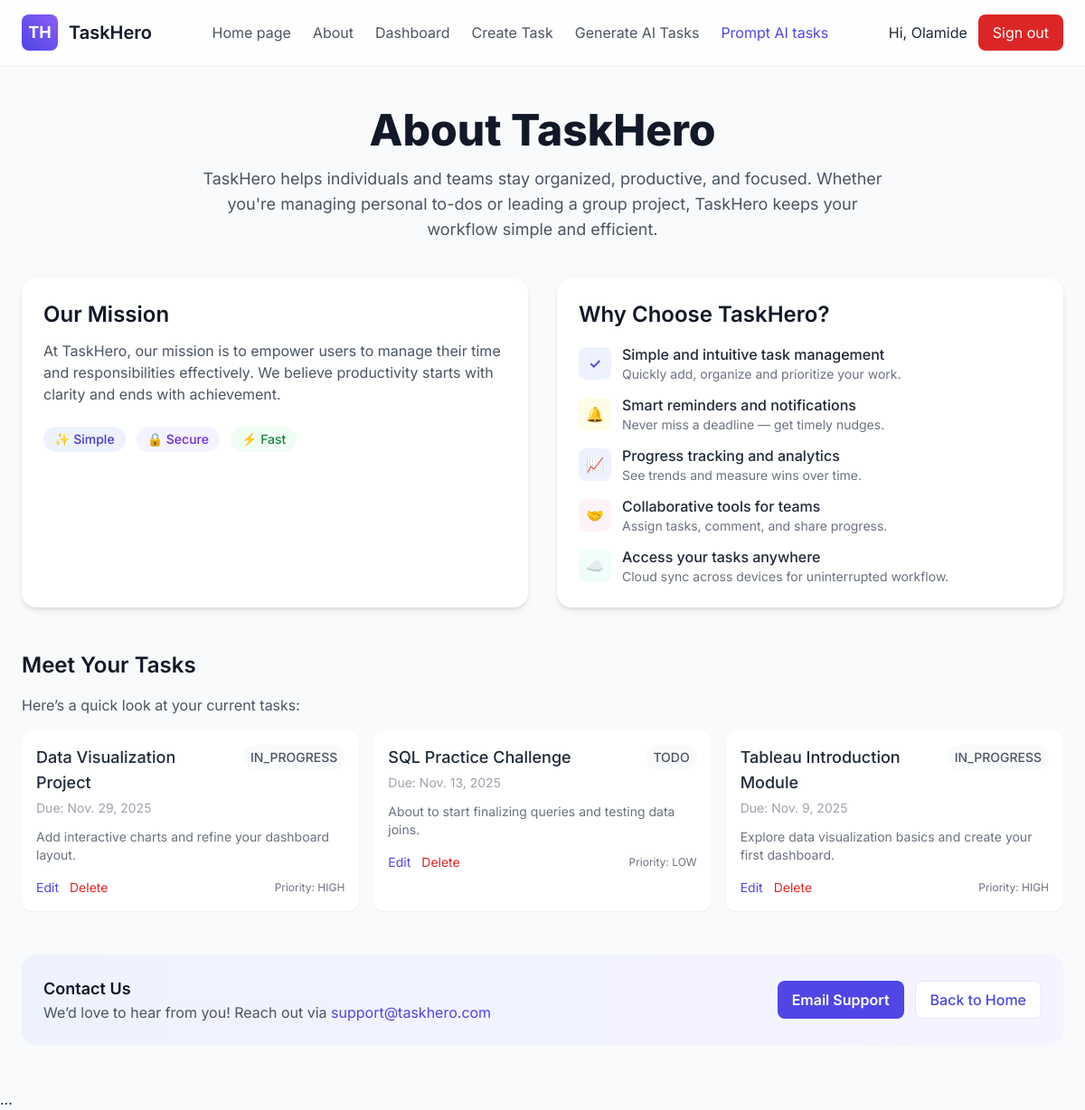
The page /about/ (signed in) on the database its author committed.
### taskhero/models.py (models this page shows, shortened)
class Task(models.Model):
    STATUS_TODO = 'TODO'
    STATUS_IN_PROGRESS = 'IN_PROGRESS'
    STATUS_COMPLETED = 'COMPLETED'
    STATUS_CHOICES = [
        (STATUS_TODO, 'To Do'),
        (STATUS_IN_PROGRESS, 'In Progress'),
        (STATUS_COMPLETED, 'Completed'),
    ]
    PRIORITY_LOW = 'LOW'
    PRIORITY_MEDIUM = 'MEDIUM'
    PRIORITY_HIGH = 'HIGH'
    PRIORITY_CHOICES = [
        (PRIORITY_LOW, 'Low'),
        (PRIORITY_MEDIUM, 'Medium'),
        (PRIORITY_HIGH, 'High'),
    ]
    owner = models.ForeignKey(
        settings.AUTH_USER_MODEL,
        related_name='tasks',
        on_delete=models.CASCADE,
        help_text='The user who created this task',
    )
    title = models.CharField(max_length=200)
    description = models.TextField(blank=True)
    due_date = models.DateField(null=True, blank=True)
    status = models.CharField(max_length=20, choices=STATUS_CHOICES, default=STATUS_TODO)
    priority = models.CharField(max_length=10, choices=PRIORITY_CHOICES, default=PRIORITY_MEDIUM)
    created_at = models.DateTimeField(auto_now_add=True)
    updated_at = models.DateTimeField(auto_now=True)
    objects = TaskQuerySet.as_manager()
    class Meta:
        verbose_name = 'Task'
        verbose_name_plural = 'Tasks'
        indexes = [
            models.Index(fields=['owner', 'status']),
            models.Index(fields=['due_date']),
        ]
        ordering = ['due_date', '-priority', 'created_at']

### taskhero/views.py (the view)
# urls.py: path("about/", views.about_page, name="about"),
def about_page(request):
    if request.user.is_authenticated:
        user_tasks = Task.objects.filter(owner=request.user).order_by('-created_at')[:6]  # recent 6 tasks
    else:
        user_tasks = None
    context = {
        "user_tasks": user_tasks,
    }
    return render(request, "taskhero/about.html", context)

### templates/taskhero/about.html
{% extends 'base/base.html' %}
{% block content %}
<section class="max-w-7xl mx-auto px-6 py-12">
  <div class="text-center max-w-3xl mx-auto">
    <h1 class="text-4xl sm:text-5xl font-extrabold text-gray-900">About TaskHero</h1>
    <p class="mt-4 text-lg text-gray-600">
      TaskHero helps individuals and teams stay organized, productive, and focused.
      Whether you're managing personal to-dos or leading a group project, TaskHero keeps your workflow simple and efficient.
    </p>
  </div>
  <div class="mt-10 grid gap-8 lg:grid-cols-2">
    <div class="bg-white rounded-2xl shadow-md p-6">
      <h2 class="text-2xl font-semibold text-gray-900 mb-3">Our Mission</h2>
      <p class="text-gray-600">
        At TaskHero, our mission is to empower users to manage their time and responsibilities effectively.
        We believe productivity starts with clarity and ends with achievement.
      </p>
      <div class="mt-6 flex flex-wrap gap-3">
        <span class="inline-flex items-center gap-2 bg-indigo-50 text-indigo-700 px-3 py-1 rounded-full text-sm font-medium">✨ Simple</span>
        <span class="inline-flex items-center gap-2 bg-violet-50 text-violet-700 px-3 py-1 rounded-full text-sm font-medium">🔒 Secure</span>
        <span class="inline-flex items-center gap-2 bg-green-50 text-green-700 px-3 py-1 rounded-full text-sm font-medium">⚡ Fast</span>
      </div>
    </div>
    <div class="bg-white rounded-2xl shadow-md p-6">
      <h2 class="text-2xl font-semibold text-gray-900 mb-3">Why Choose TaskHero?</h2>
      <ul class="space-y-3 mt-4">
        <li class="flex gap-3 items-start">
          <div class="mt-1 w-9 h-9 flex items-center justify-center rounded-lg bg-indigo-50 text-indigo-600 font-semibold">✓</div>
          <div>
            <div class="font-medium text-gray-800">Simple and intuitive task management</div>
            <p class="text-sm text-gray-500">Quickly add, organize and prioritize your work.</p>
          </div>
        </li>
        <li class="flex gap-3 items-start">
          <div class="mt-1 w-9 h-9 flex items-center justify-center rounded-lg bg-yellow-50 text-yellow-600 font-semibold">🔔</div>
          <div>
            <div class="font-medium text-gray-800">Smart reminders and notifications</div>
            <p class="text-sm text-gray-500">Never miss a deadline — get timely nudges.</p>
          </div>
        </li>
        <li class="flex gap-3 items-start">
          <div class="mt-1 w-9 h-9 flex items-center justify-center rounded-lg bg-indigo-50 text-indigo-600 font-semibold">📈</div>
          <div>
            <div class="font-medium text-gray-800">Progress tracking and analytics</div>
            <p class="text-sm text-gray-500">See trends and measure wins over time.</p>
          </div>
        </li>
        <li class="flex gap-3 items-start">
          <div class="mt-1 w-9 h-9 flex items-center justify-center rounded-lg bg-pink-50 text-pink-600 font-semibold">🤝</div>
          <div>
            <div class="font-medium text-gray-800">Collaborative tools for teams</div>
            <p class="text-sm text-gray-500">Assign tasks, comment, and share progress.</p>
          </div>
        </li>
        <li class="flex gap-3 items-start">
          <div class="mt-1 w-9 h-9 flex items-center justify-center rounded-lg bg-teal-50 text-teal-600 font-semibold">☁️</div>
          <div>
            <div class="font-medium text-gray-800">Access your tasks anywhere</div>
            <p class="text-sm text-gray-500">Cloud sync across devices for uninterrupted workflow.</p>
          </div>
        </li>
      </ul>
    </div>
  </div>
  <div class="mt-12">
    <h3 class="text-2xl font-semibold text-gray-900 mb-4">Meet Your Tasks</h3>
    {% if user.is_authenticated %}
      <p class="text-gray-600 mb-4">Here’s a quick look at your current tasks:</p>
      {% if user_tasks %}
        <div class="grid gap-4 sm:grid-cols-2 lg:grid-cols-3">
          {% for task in user_tasks %}
            <div class="bg-white rounded-xl p-4 shadow-sm hover:shadow-md transition">
              <div class="flex items-start justify-between gap-4">
                <div>
                  <h4 class="text-lg font-medium text-gray-800">{{ task.title }}</h4>
                  {% if task.due_date %}
                    <p class="text-sm text-gray-400 mt-1">Due: {{ task.due_date }}</p>
                  {% endif %}
                </div>
                <div class="text-right">
                  {% if task.status == 'completed' %}
                    <span class="inline-flex items-center px-2 py-1 rounded-full text-sm font-medium bg-green-50 text-green-700">✅ Completed</span>
                  {% elif task.status == 'in progress' %}
                    <span class="inline-flex items-center px-2 py-1 rounded-full text-sm font-medium bg-yellow-50 text-yellow-800">⏳ In progress</span>
                  {% else %}
                    <span class="inline-flex items-center px-2 py-1 rounded-full text-sm font-medium bg-gray-50 text-gray-600 capitalize">{{ task.status }}</span>
                  {% endif %}
                </div>
              </div>
              {% if task.description %}
                <p class="mt-3 text-sm text-gray-500 line-clamp-3">{{ task.description }}</p>
              {% endif %}
              <div class="mt-4 flex items-center justify-between text-sm text-gray-500">
                <div class="flex items-center gap-3">
                  <a href="{% url 'taskhero:task_update' task.pk %}" class="hover:underline text-indigo-600">Edit</a>
                  <a href="{% url 'taskhero:task_delete' task.pk %}" class="hover:underline text-red-600">Delete</a>
                </div>
                <div class="text-xs">Priority: <span class="capitalize">{{ task.priority }}</span></div>
              </div>
            </div>
          {% endfor %}
        </div>
      {% else %}
        <div class="bg-white rounded-xl p-6 shadow-sm text-center">
          <p class="text-gray-600">You have no tasks yet. <a href="{% url 'taskhero:task_create' %}" class="text-indigo-600 font-medium hover:underline">Create your first task</a></p>
        </div>
      {% endif %}
    {% else %}
      <p class="text-gray-600">Please <a href="{% url 'taskhero:login' %}" class="text-indigo-600 font-medium hover:underline">sign in</a> to view your tasks.</p>
    {% endif %}
  </div>
  <div class="mt-12 bg-gradient-to-r from-indigo-50 to-violet-50 rounded-2xl p-6 flex flex-col sm:flex-row items-center justify-between gap-4">
    <div>
      <h3 class="text-lg font-semibold text-gray-900">Contact Us</h3>
      <p class="text-gray-600">We’d love to hear from you! Reach out via <a href="mailto:support@taskhero.com" class="text-indigo-600 hover:underline">support@taskhero.com</a></p>
    </div>
    <div class="flex gap-3">
      <a href="mailto:support@taskhero.com" class="inline-flex items-center gap-2 px-4 py-2 rounded-lg bg-indigo-600 text-white font-semibold hover:opacity-95">Email Support</a>
      <a href="{% url 'taskhero:home' %}" class="inline-flex items-center gap-2 px-4 py-2 rounded-lg border border-indigo-100 bg-white text-indigo-600 font-medium hover:bg-indigo-50">Back to Home</a>
    </div>
  </div>
</section>
{% endblock content %}

### templates/base/base.html (shortened to what this page needs)
{% load static %}
<!doctype html>
<html lang="en">
<head>
  <script src="https://cdn.tailwindcss.com"></script>
<link rel="stylesheet" href="{% static 'css/style.css' %}">
</head>
<body class="font-inter bg-gray-50 text-gray-800">
  <header class="bg-white/80 backdrop-blur-sm sticky top-0 z-50 shadow-sm">
    <div class="max-w-7xl mx-auto px-6 py-4 flex items-center justify-between">
      <a href="{% url 'taskhero:home' %}" class="flex items-center gap-3">
        <div class="w-10 h-10 flex items-center justify-center rounded-lg bg-gradient-to-tr from-indigo-600 to-violet-500 text-white text-lg font-bold">
          TH
        </div>
        <span class="text-xl font-semibold text-gray-900">TaskHero</span>
      </a>
      <nav class="hidden md:flex items-center gap-6">
        <a href="{% url 'taskhero:home' %}" class="text-gray-600 hover:text-gray-900">Home page</a>
        <a href="{% url 'taskhero:about' %}" class="text-gray-600 hover:text-gray-900">About</a>
        {% if user.is_authenticated %}
          <a href="{% url 'taskhero:task_list' %}" class="text-gray-600 hover:text-gray-900">Dashboard</a>
          <a href="{% url 'taskhero:task_create' %}" class="text-gray-600 hover:text-gray-900">Create Task</a>
          <a href="{% url 'taskhero:generate_task_ai' %}" class="text-gray-600 hover:text-gray-900">Generate AI Tasks</a>
          <a href="{% url 'taskhero:prompt_store' %}" class="text-indigo-600 hover:underline">Prompt AI tasks</a>
        {% endif %}
      </nav>
      <div class="hidden md:flex items-center gap-3">
        {% if user.is_authenticated %}
            Hi, {{ user.get_short_name|default:user.username }}
          <form method="post" action="{% url 'taskhero:logout' %}">
            <button type="submit" class="px-4 py-2 rounded-lg bg-red-600 text-white hover:opacity-95">
              Sign out
            </button>
          </form>
        {% else %}
          <a href="{% url 'taskhero:login' %}" class="text-indigo-600 font-medium hover:underline">Login</a>
          <a href="{% url 'taskhero:signup' %}" class="inline-block px-4 py-2 rounded-lg bg-gradient-to-r from-indigo-600 to-violet-500 text-white shadow hover:opacity-95">
            Sign Up
          </a>
        {% endif %}
      </div>
    </div>
  </header>
  <main>
    {% block content %}{% endblock content %}
  </main>
  ...
</body>
</html>

### static/css/style.css (style rules this page uses)
body { background-color: red; }
:root { --bg: #f8fafc; --surface: #ffffff; --muted: #6b7280; --text: #111827; --indigo: #4f46e5; --violet: #7c3aed; --accent-gradient: linear-gradient(90deg,var(--indigo),var(--violet)); --glass: rgba(255,255,255,0.6); --card-shadow: 0 8px 24px rgba(16,24,40,0.06); --card-shadow-strong: 0 12px 40px rgba(16,24,40,0.10); --radius-lg: 14px; --radius-md: 10px; --radius-sm: 8px; --max-width: 1200px; --focus-ring: 0 0 0 4px rgba(79,70,229,0.12); }
* { box-sizing:border-box }
html,body { height:100% }
body { font-family: Inter, ui-sans-serif, system-ui, -apple-system, "Segoe UI", Roboto, "Helvetica Neue", Arial; background:var(--bg); color:var(--text); line-height:1.45; -webkit-font-smoothing:antialiased; -moz-osx-font-smoothing:grayscale; margin:0; }
.grid { display:grid; gap:1rem }

### rows shown on the page
Task: title "Data Visualization Project", due_date "Nov. 29, 2025", status "IN_PROGRESS", description "Add interactive charts and refine your dashboard layout.", priority "HIGH"
Task: title "SQL Practice Challenge", due_date "Nov. 13, 2025", status "TODO", description "About to start finalizing queries and testing data joins.", priority "LOW"
Task: title "Tableau Introduction Module", due_date "Nov. 9, 2025", status "IN_PROGRESS", description "Explore data visualization basics and create your first dashboard.", priority "HIGH"

### other values the page prints
{{ user.get_short_name|default:user.username }} "Olamide"
